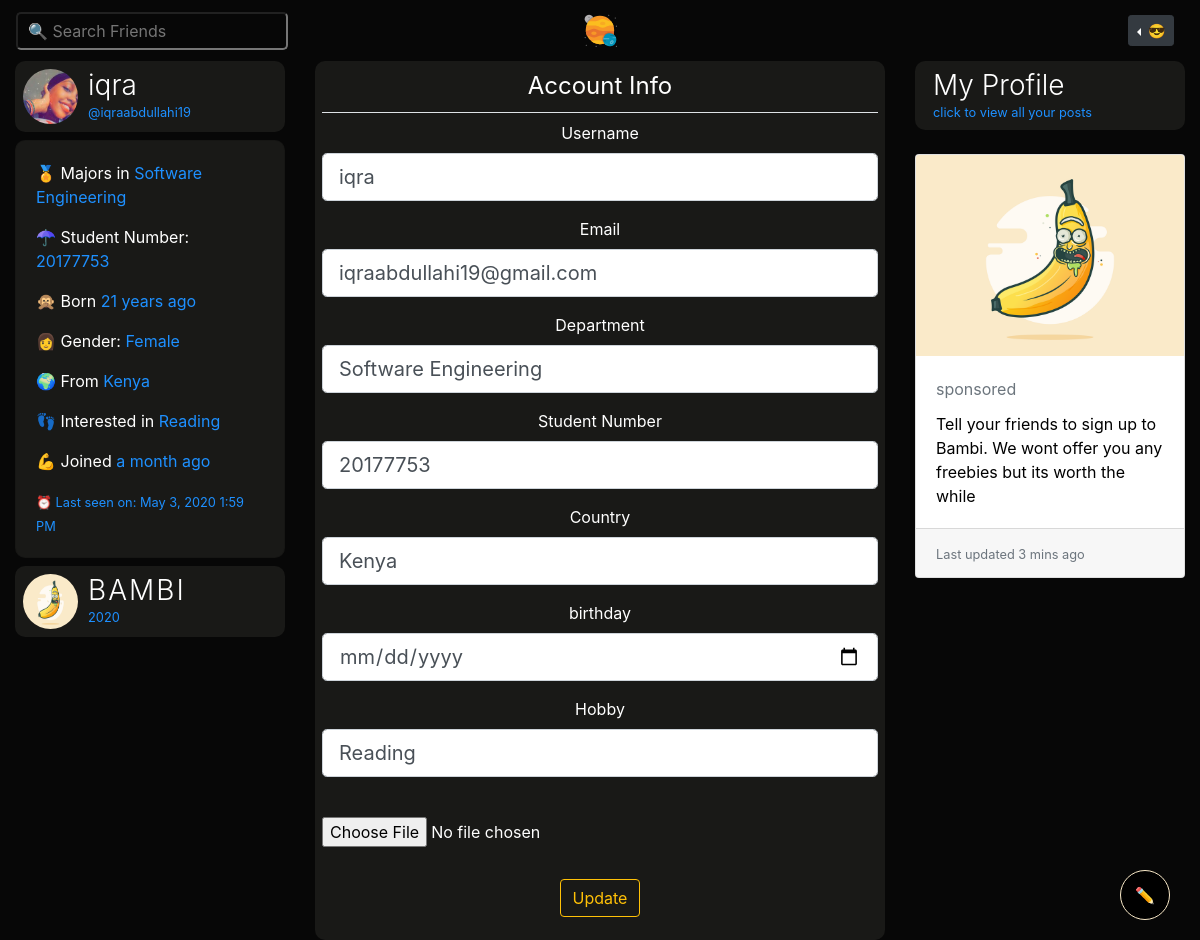
Page /account (signed in) on the earlier database version.
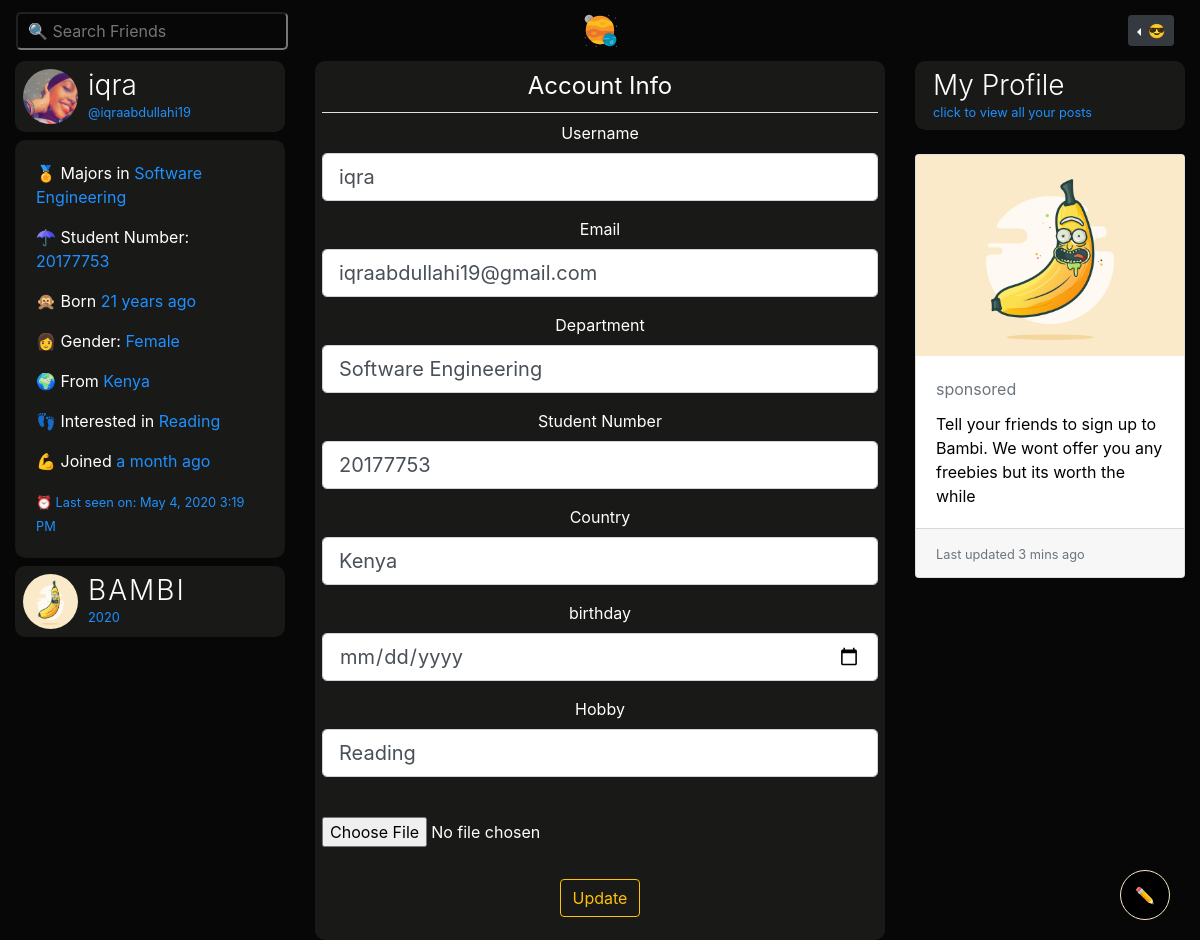
Same page on the later database version.
### bambiv3/models.py (models this page shows, shortened)
class User(db.Model, UserMixin):
	id = db.Column(db.Integer, primary_key=True)
	username = db.Column(db.String(20), unique=True, nullable=False)
	email = db.Column(db.String(120), unique=True, nullable=False)
	image_file = db.Column(db.String(20), nullable=False, default='default.jpg')
	password = db.Column(db.String(60), nullable=False)
	last_seen = db.Column(db.DateTime, default=datetime.utcnow)
	date_joined = db.Column(db.DateTime, nullable=False, default=datetime.utcnow)
	department = db.Column(db.String(20), nullable=False)
	student_number = db.Column(db.Integer(), unique=True, nullable=False)
	age = db.Column(db.DateTime, nullable=False)
	gender = db.Column(db.String(20), nullable=False)
	country = db.Column(db.String(20), nullable=False)
	hobby = db.Column(db.String(20), nullable=False)
	bio = db.Column(db.String(120), nullable=True)
	private = db.Column(db.Boolean, default=False, nullable=False)
	single = db.Column(db.Boolean, default=False, nullable=False)
	snapchat = db.Column(db.String(20),default=False, nullable=False)
	instagram = db.Column(db.String(20),default=False, nullable=False)
	posts = db.relationship('Post', backref='author', lazy=True)
	products = db.relationship('Product', backref='author', lazy=True)
	comments = db.relationship("Comment", backref="author", lazy="dynamic", cascade="all, delete-orphan")
	followed = db.relationship(
		'User', secondary=followers,
		primaryjoin=(followers.c.follower_id == id),
		secondaryjoin=(followers.c.followed_id == id),
		backref=db.backref('followers', lazy='dynamic'), lazy='dynamic')
	messages_sent = db.relationship('Message',
									foreign_keys='Message.sender_id',
									backref='author', lazy='dynamic')
	messages_received = db.relationship('Message',
										foreign_keys='Message.recipient_id',
										backref='recipient', lazy='dynamic')
	last_message_read_time = db.Column(db.DateTime)
	def new_messages(self):
		last_read_time = self.last_message_read_time or datetime(1900, 1, 1)
		return Message.query.filter_by(recipient=self).filter(
			Message.timestamp > last_read_time).count()

### bambiv3/routes.py (the view)
@app.route('/account', methods=['GET', 'POST'])
@login_required
def account():
	form = UpdateAccountForm()
	if form.validate_on_submit():
		if form.picture.data:
			picture_file = save_picture(form.picture.data)
			current_user.image_file = picture_file
		current_user.username = form.username.data.lower()
		current_user.email = form.email.data
		current_user.department = form.department.data
		current_user.student_number = form.student_number.data
		current_user.country = form.country.data
		current_user.age = form.age.data
		current_user.hobby = form.hobby.data
		db.session.commit()
		flash('Your Account has been updated', 'success')
		return redirect(url_for('account'))
	elif request.method == 'GET':
		form.username.data = current_user.username
		form.email.data = current_user.email
		form.department.data = current_user.department
		form.student_number.data = current_user.student_number
		form.country.data = current_user.country
		form.age.data = current_user.age
		form.hobby.data = current_user.hobby
	image_file = url_for('static', filename='profile_pics/' + current_user.image_file)
	return render_template('account.html', title='Account', image_file=image_file, form=form)

### bambiv3/forms.py (shortened to what this page needs)
class UpdateAccountForm(FlaskForm):
	username = StringField('Username', validators = [DataRequired(), Length(min=2, max=20), Regexp(r'^[\w.-_.]+$')])
	email = StringField('Email', validators = [DataRequired(), Email()])
	picture = FileField('', validators=[FileAllowed(['jpg', 'jpeg' , 'png'])])
	department = StringField('Department', validators=[DataRequired()])
	student_number = StringField('Student Number', validators=[DataRequired()])
	country = StringField('Country', validators=[DataRequired()])
	age = DateField('birthday', format='%d-%m-%Y', validators=[DataRequired()])
	hobby = StringField('Hobby', validators=[DataRequired()])
	snapchat = StringField('Snapchat')
	instagram = StringField('Instagram')
	bio = PageDownField('Bio')
	private = BooleanField('Private?')
	single = BooleanField('Single & Searchin?')
	submit = SubmitField('Update')

### bambiv3/models.py (called while the page is built)
@login_manager.user_loader
def load_user(user_id):
	return User.query.get(int(user_id))

### bambiv3/routes.py (called while the page is built)
@app.before_request
def before_request():
	if current_user.is_authenticated:
		current_user.last_seen = datetime.utcnow()
		db.session.commit()

### bambiv3/templates/account.html (shortened to what the changed rows need)
{% extends "layout.html" %}
{% block content %}
<div class="container-fluid">
	<div class="row">
		<div class="col-lg-3 d-none d-lg-block position-fixed">
			<header class="mb-2">
		        <div class="profile-name">
		          <h3>{{current_user.username}}</h3>
		          <small>@{{current_user.email.split("@")[0] | lower}}</small>
		        </div>
		      </header>
		    <div class="card about mb-2" style="color:#fff;background:#191917;border-radius:10px;">
		    <div class="card-body">
		      <p> 🏅 Majors in <span>{{current_user.department}}</span></p>
		      <p> ☂ Student Number: <span>{{current_user.student_number}}</span></p>
		      <p> 🙊 Born <span>{{ moment(current_user.age).fromNow() }}</span></p>
		      <p> {% if current_user.gender == 'male' %} 👨 {% else %}👩 {% endif %} Gender: <span>{{current_user.gender.title()}}</span></p>
		      <p> 🌍 From <span>{{current_user.country.title()}}</span></p>
		      <p> 👣 Interested in <span>{{current_user.hobby}}</span></p>
		      <p> 💪 Joined <span>{{ moment(current_user.date_joined).fromNow() }}</span></p>
		      <small>⏰ Last seen on: {{ moment(current_user.last_seen).format('LLL') }}</small>
		    </div>
		  </div>
		</div>
		<div class="col-lg-6 offset-lg-3" style="text-align: center">
			<div class="post">
			  <div id="inner">
			   <div class="content-section">
				  <form method="POST" action="" enctype="multipart/form-data">
				    <fieldset class="form-group">
				      <div class="form-group">
				        {{ form.username.label(class="form-control-label") }}
				        {% if form.username.errors %}
				        {{ form.username(class="form-control form-control-lg is-invalid") }}
				        <div class="invalid-feedback">
				          {% for error in form.username.errors %}
				          <span>{{ error }}</span>
				          {% endfor %}
				        </div>
				        {% else %}
				        {{ form.username(class="form-control form-control-lg") }}
				        {% endif %}
				      </div>
				      <div class="form-group">
				        {{ form.email.label(class="form-control-label") }}
				        {% if form.email.errors %}
				        {{ form.email(class="form-control form-control-lg is-invalid") }}
				        <div class="invalid-feedback">
				          {% for error in form.email.errors %}
				          <span>{{ error }}</span>
				          {% endfor %}
				        </div>
				        {% else %}
				        {{ form.email(class="form-control form-control-lg") }}
				        {% endif %}
				      </div>
				      <div class="form-group">
				        {{ form.department.label(class="form-control-label") }}
				        {% if form.department.errors %}
				        {{ form.department(class="form-control form-control-lg is-invalid") }}
				        <div class="invalid-feedback">
				          {% for error in form.department.errors %}
				          <span>{{ error }}</span>
				          {% endfor %}
				        </div>
				        {% else %}
				        {{ form.department(class="form-control form-control-lg") }}
				        {% endif %}
				      </div>
				      <div class="form-group">
				        {{ form.student_number.label(class="form-control-label") }}
				        {% if form.student_number.errors %}
				        {{ form.student_number(class="form-control form-control-lg is-invalid") }}
				        <div class="invalid-feedback">
				          {% for error in form.student_number.errors %}
				          <span>{{ error }}</span>
				          {% endfor %}
				        </div>
				        {% else %}
				        {{ form.student_number(class="form-control form-control-lg") }}
				        {% endif %}
				      </div>
				      <div class="form-group">
				        {{ form.country.label(class="form-control-label") }}
				        {% if form.country.errors %}
				        {{ form.country(class="form-control form-control-lg is-invalid") }}
				        <div class="invalid-feedback">
				          {% for error in form.country.errors %}
				          <span>{{ error }}</span>
				          {% endfor %}
				        </div>
				        {% else %}
				        {{ form.country(class="form-control form-control-lg") }}
				        {% endif %}
				      </div>
				       <div class="form-group">
				        {{ form.age.label(class="form-control-label") }}
				        {% if form.age.errors %}
				        {{ form.age(class="form-control form-control-lg is-invalid") }}
				        <div class="invalid-feedback">
				          {% for error in form.age.errors %}
				          <span>{{ error }}</span>
				          {% endfor %}
				        </div>
				        {% else %}
				        {{ form.age(class="form-control form-control-lg") }}
				        {% endif %}
				      </div>
				      <div class="form-group">
				        {{ form.hobby.label(class="form-control-label") }}
				        {% if form.hobby.errors %}
				        {{ form.hobby(class="form-control form-control-lg is-invalid") }}
				        <div class="invalid-feedback">
				          {% for error in form.hobby.errors %}
				          <span>{{ error }}</span>
				          {% endfor %}
				        </div>
				        {% else %}
				        {{ form.hobby(class="form-control form-control-lg") }}
				        {% endif %}
				      </div>
				    </fieldset>
				  </form>
			  </div>
		</div>
			</div>
		</div>
	</div>
</div>
{% endblock content %}

Differences in the rows shown:
changed User "iqra": last_seen "May 3, 2020 1:59 PM" → "May 4, 2020 3:19 PM"
